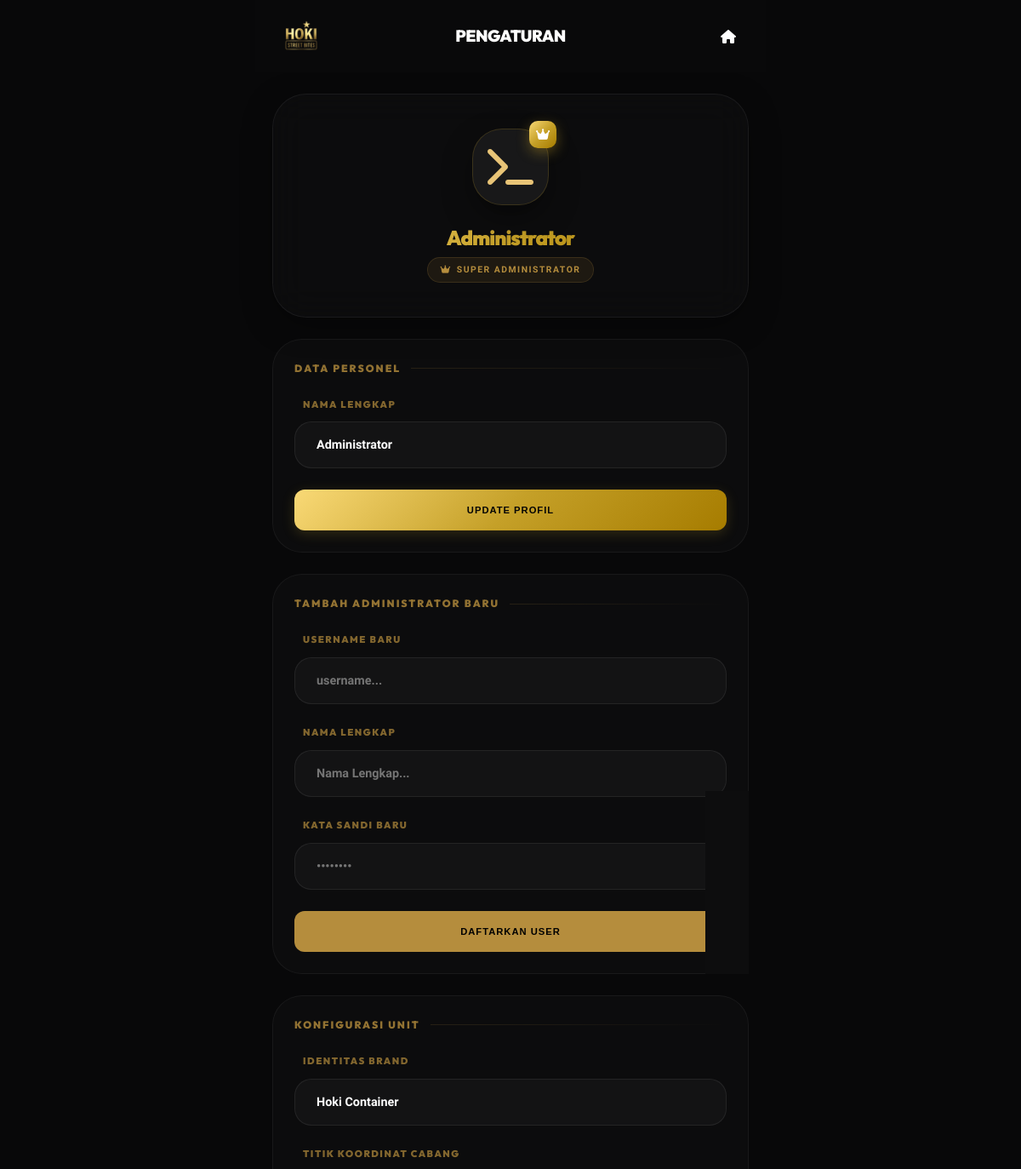
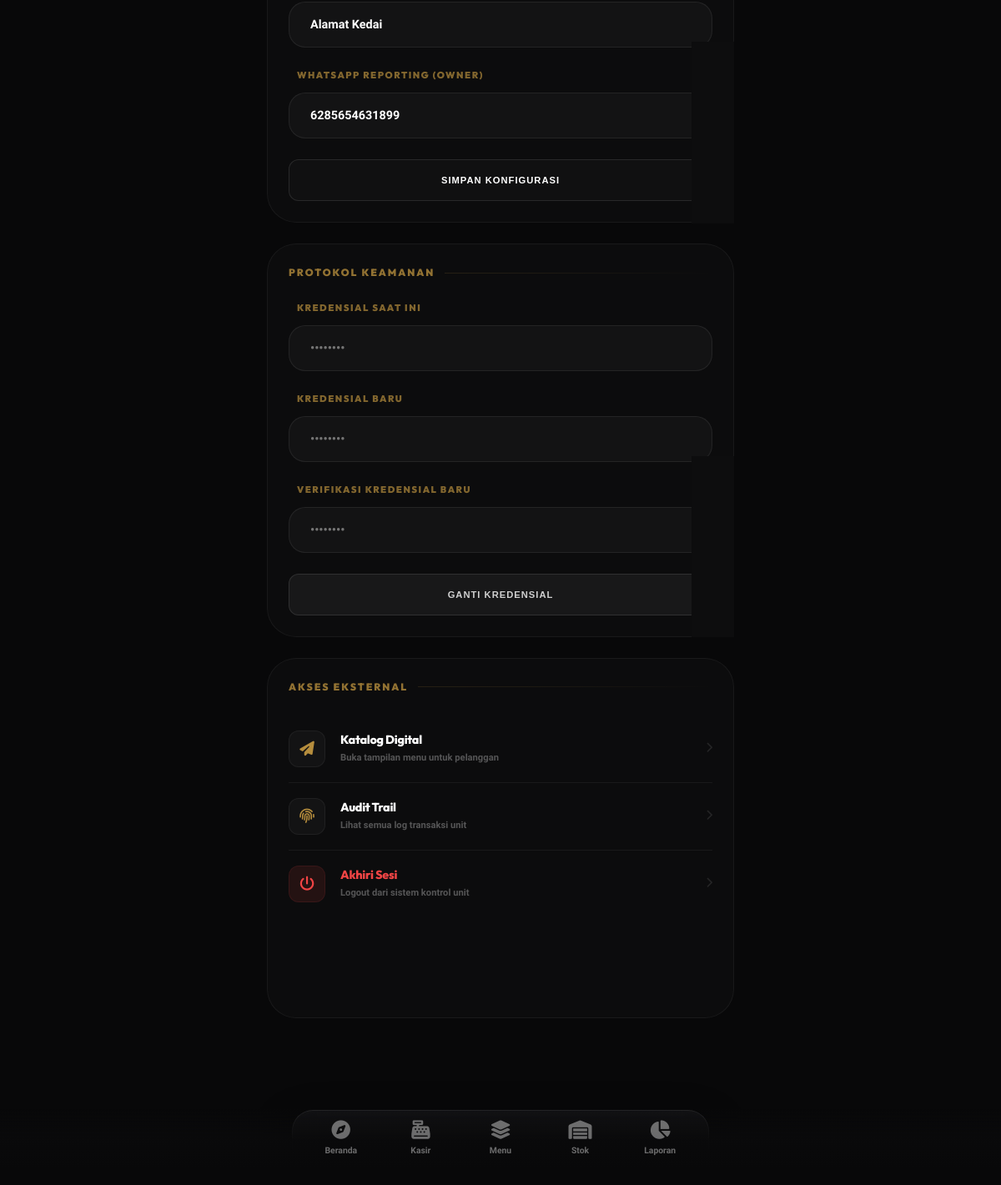
Screenshot of /admin/settings.php (signed in) with the database file from the repository (2 pictures, top to bottom).
### tables this page shows
CREATE TABLE IF NOT EXISTS users (
    id INT AUTO_INCREMENT PRIMARY KEY,
    username VARCHAR(50) NOT NULL UNIQUE,
    password VARCHAR(255) NOT NULL,
    name VARCHAR(100) NOT NULL,
    role ENUM('owner', 'admin') DEFAULT 'admin',
    created_at TIMESTAMP DEFAULT CURRENT_TIMESTAMP
);

CREATE TABLE IF NOT EXISTS settings (
    id INT AUTO_INCREMENT PRIMARY KEY,
    setting_key VARCHAR(50) NOT NULL UNIQUE,
    setting_value TEXT,
    updated_at TIMESTAMP DEFAULT CURRENT_TIMESTAMP ON UPDATE CURRENT_TIMESTAMP
);

### includes/functions.php (called while the page is built, shortened)
<?php
function isLoggedIn() {
    return isset($_SESSION['user_id']);
}
function getUser() {
    global $pdo;
    $stmt = $pdo->prepare("SELECT * FROM users WHERE id = ?");
    $stmt->execute([$_SESSION['user_id']]);
    return $stmt->fetch();
}
function getSetting($key) {
    global $pdo;
    $stmt = $pdo->prepare("SELECT setting_value FROM settings WHERE setting_key = ?");
    $stmt->execute([$key]);
    $result = $stmt->fetch();
    return $result ? $result['setting_value'] : null;
}

### admin/settings.php (the view, shortened to what this page needs)
<?php
require_once __DIR__ . '/../config/database.php';
require_once __DIR__ . '/../includes/functions.php';
$user = getUser();
$storeName = getSetting('store_name') ?: 'Hoki Container';
?>
<!DOCTYPE html>
<html lang="id">
<head>
    <link rel="stylesheet" href="https://cdn.jsdelivr.net/npm/@fortawesome/fontawesome-free@6.5.1/css/all.min.css">
    <link rel="stylesheet" href="../assets/css/style.css?v=1.2.5">
    <link rel="stylesheet" href="https://cdn.jsdelivr.net/npm/@fortawesome/fontawesome-free@6.5.1/css/all.min.css">
    <link rel="stylesheet" href="../assets/css/style.css?v=1.2.5">
</head>
<body class="admin-page">
    <div class="app-container">
        <header class="header-aligned-luxury animate-up">
            <div class="header-brand-luxury">
                <img src="../assets/img/logo.png" class="header-logo-luxury">
            </div>
            <h1 class="font-heavy">Pengaturan</h1>
            <div class="header-action">
                <a href="dashboard.php">
                    <i class="fas fa-house"></i>
                </a>
            </div>
        </header>
        <section class="profile-card-bespoke luxury-glass animate-up" style="animation-delay: 0.05s;">
            <div class="profile-avatar-bespoke">
                <i class="fas fa-terminal"></i>
            </div>
            <h2 class="gold-gradient-text" style="font-family: 'Outfit', sans-serif; font-weight: 950;"><?= htmlspecialchars($user['name']) ?></h2>
            <div class="badge-vip"><i class="fas fa-crown"></i> Super Administrator</div>
        </section>
        <section class="setting-section-bespoke animate-up" style="animation-delay: 0.1s;">
            <div class="section-label-bespoke">Data Personel</div>
            <form method="POST">
                <div class="form-group-bespoke">
                    <label>Nama Lengkap</label>
                    <input type="text" name="name" value="<?= htmlspecialchars($user['name']) ?>" required class="input-premium-bespoke" placeholder="Nama Anda...">
                </div>
                <button type="submit" class="btn-premium btn-premium-primary" style="width: 100%; padding: 18px;">UPDATE PROFIL</button>
            </form>
        </section>
        <section class="setting-section-bespoke animate-up" style="animation-delay: 0.12s;">
            <div class="section-label-bespoke">Tambah Administrator Baru</div>
            <form method="POST">
                <div class="form-group-bespoke">
                    <label>Username Baru</label>
                    <input type="text" name="new_username" required class="input-premium-bespoke" placeholder="username...">
                </div>
                <div class="form-group-bespoke">
                    <label>Nama Lengkap</label>
                    <input type="text" name="new_name" required class="input-premium-bespoke" placeholder="Nama Lengkap...">
                </div>
                <div class="form-group-bespoke">
                    <label>Kata Sandi Baru</label>
                    <input type="password" name="new_user_password" required class="input-premium-bespoke" placeholder="••••••••">
                </div>
                <button type="submit" class="btn-premium" style="width: 100%; padding: 18px; background: var(--gold-luxury); color: #000; border: none;">DAFTARKAN USER</button>
            </form>
        </section>
        <section class="setting-section-bespoke animate-up" style="animation-delay: 0.15s;">
            <div class="section-label-bespoke">Konfigurasi Unit</div>
            <form method="POST">
                <div class="form-group-bespoke">
                    <label>Identitas Brand</label>
                    <input type="text" name="store_name" value="<?= htmlspecialchars($storeName) ?>" class="input-premium-bespoke" placeholder="Nama Brand...">
                </div>
                <div class="form-group-bespoke">
                    <label>Titik Koordinat Cabang</label>
                    <input type="text" name="store_address" value="<?= htmlspecialchars(getSetting('store_address') ?: '') ?>" class="input-premium-bespoke" placeholder="Alamat Lengkap Unit...">
                </div>
                <div class="form-group-bespoke">
                    <label>WhatsApp Reporting (Owner)</label>
                    <input type="text" name="owner_wa" value="<?= htmlspecialchars(getSetting('owner_wa') ?: '') ?>" class="input-premium-bespoke" placeholder="Contoh: 628123456789">
                </div>
                <button type="submit" class="btn-premium" style="width: 100%; padding: 18px; border: 1px solid rgba(255,255,255,0.1); background: rgba(255,255,255,0.02); color: white;">SIMPAN KONFIGURASI</button>
            </form>
        </section>
        <section class="setting-section-bespoke animate-up" style="animation-delay: 0.15s;">
            <div class="section-label-bespoke">Protokol Keamanan</div>
            <form method="POST">
                <div class="form-group-bespoke">
                    <label>Kredensial Saat Ini</label>
                    <input type="password" name="current_password" required class="input-premium-bespoke" placeholder="••••••••">
                </div>
                <div class="form-group-bespoke">
                    <label>Kredensial Baru</label>
                    <input type="password" name="new_password" required class="input-premium-bespoke" placeholder="••••••••">
                </div>
                <div class="form-group-bespoke" style="margin-bottom: 25px;">
                    <label>Verifikasi Kredensial Baru</label>
                    <input type="password" name="confirm_password" required class="input-premium-bespoke" placeholder="••••••••">
                </div>
                <button type="submit" class="btn-premium" style="width: 100%; padding: 18px; background: rgba(255,255,255,0.05);">GANTI KREDENSIAL</button>
            </form>
        </section>
        <section class="setting-section-bespoke setting-list-bespoke animate-up" style="animation-delay: 0.2s;">
            <div class="section-label-bespoke">Akses Eksternal</div>
            <a href="../index.php" target="_blank" class="list-item-bespoke">
                <div class="list-icon-bespoke"><i class="fas fa-paper-plane"></i></div>
                <div class="list-content-bespoke">
                    <h4>Katalog Digital</h4>
                    <p>Buka tampilan menu untuk pelanggan</p>
                </div>
                <i class="fas fa-chevron-right list-chevron-bespoke"></i>
            </a>
            <a href="riwayat.php" class="list-item-bespoke">
                <div class="list-icon-bespoke"><i class="fas fa-fingerprint"></i></div>
                <div class="list-content-bespoke">
                    <h4>Audit Trail</h4>
                    <p>Lihat semua log transaksi unit</p>
                </div>
                <i class="fas fa-chevron-right list-chevron-bespoke"></i>
            </a>
            <a href="logout.php" class="list-item-bespoke" onclick="return confirm('Selesaikan sesi administrasi?')">
                <div class="list-icon-bespoke" style="background: rgba(239, 68, 68, 0.1); color: #ef4444; border-color: rgba(239, 68, 68, 0.1);"><i class="fas fa-power-off"></i></div>
                <div class="list-content-bespoke">
                    <h4 style="color: #ef4444;">Akhiri Sesi</h4>
                    <p>Logout dari sistem kontrol unit</p>
                </div>
                <i class="fas fa-chevron-right list-chevron-bespoke"></i>
            </a>
        </section>
        <div style="text-align: center; color: rgba(255,255,255,0.15); padding: 0 0 50px;">
            <p style="font-size: 0.65rem; font-weight: 900; letter-spacing: 3px; text-transform: uppercase;">POKS v3.0 // Bespoke Edition</p>
        </div>
        <nav class="luxury-bottom-dock">
            <a href="dashboard.php" class="dock-link"><i class="fas fa-compass"></i><span>Beranda</span></a>
            <a href="kasir.php" class="dock-link"><i class="fas fa-cash-register"></i><span>Kasir</span></a>
            <a href="menu.php" class="dock-link"><i class="fas fa-layer-group"></i><span>Menu</span></a>
            <a href="stok.php" class="dock-link"><i class="fas fa-warehouse"></i><span>Stok</span></a>
            <a href="laporan.php" class="dock-link"><i class="fas fa-chart-pie"></i><span>Laporan</span></a>
        </nav>
    </div>
</body>
</html>

### admin/settings.php (style rules this page uses)
body { background-color: var(--dark-deep) !important; color: var(--white); }
.app-container { background-color: var(--dark-deep) !important; min-height: 100vh; }
.profile-card-bespoke { margin: 25px 20px; padding: 40px 25px; border-radius: 40px; text-align: center; position: relative; overflow: hidden; }
.profile-avatar-bespoke { width: 90px; height: 90px; background: rgba(255,255,255,0.05); border-radius: 35px; display: flex; align-items: center; justify-content: center; margin: 0 auto 20px; font-size: 3rem; color: var(--gold-bright); position: relative; border: 1px solid rgba(197, 160, 40, 0.2); box-shadow: 0 15px 35px rgba(0,0,0,0.4); }
.profile-avatar-bespoke::after { content: '\f521'; font-family: 'Font Awesome 6 Free'; font-weight: 900; position: absolute; top: -10px; right: -10px; background: var(--primary-gradient); width: 32px; height: 32px; border-radius: 10px; font-size: 0.9rem; display: flex; align-items: center; justify-content: center; color: white; box-shadow: 0 5px 15px rgba(197, 160, 40, 0.4); }
.profile-card-bespoke h2 { font-family: 'Outfit', sans-serif; font-size: 1.5rem; font-weight: 950; letter-spacing: -1px; margin-bottom: 5px; }
.profile-card-bespoke .badge-vip { display: inline-flex; align-items: center; gap: 6px; padding: 6px 15px; background: rgba(181, 141, 61, 0.1); color: var(--gold-luxury); border-radius: 20px; font-size: 0.65rem; font-weight: 900; text-transform: uppercase; letter-spacing: 1.5px; border: 1px solid rgba(181, 141, 61, 0.2); }
.setting-section-bespoke { background: rgba(255,255,255,0.02); border: 1px solid rgba(255,255,255,0.05); border-radius: 35px; margin: 0 20px 25px; padding: 25px; }
.section-label-bespoke { font-family: 'Outfit', sans-serif; font-size: 0.75rem; font-weight: 950; text-transform: uppercase; letter-spacing: 2px; color: var(--gold-luxury); margin-bottom: 25px; display: flex; align-items: center; gap: 12px; opacity: 0.8; }
.section-label-bespoke::after { content: ''; flex: 1; height: 1px; background: linear-gradient(to right, rgba(181,141,61,0.2), transparent); }
.form-group-bespoke { margin-bottom: 25px; }
.form-group-bespoke label { font-family: 'Outfit', sans-serif; font-size: 0.7rem; font-weight: 900; color: var(--gold-luxury); display: block; margin-bottom: 12px; padding-left: 10px; text-transform: uppercase; letter-spacing: 1.5px; opacity: 0.7; }
.input-premium-bespoke { width: 100%; background: rgba(255, 255, 255, 0.03); border: 1px solid rgba(255, 255, 255, 0.07); border-radius: 20px; padding: 18px 25px; color: white; font-family: 'Plus Jakarta Sans', sans-serif; font-size: 0.9rem; font-weight: 600; transition: all 0.3s ease; outline: none; box-sizing: border-box; }
.setting-list-bespoke { padding-bottom: 120px; }
.list-item-bespoke { display: flex; align-items: center; gap: 18px; padding: 18px 0; text-decoration: none; color: white; border-bottom: 1px solid rgba(255,255,255,0.05); transition: all 0.2s; }
.list-item-bespoke:last-child { border-bottom: none; }
.list-icon-bespoke { width: 44px; height: 44px; background: rgba(255,255,255,0.03); border-radius: 12px; display: flex; align-items: center; justify-content: center; font-size: 1.1rem; color: var(--gold-luxury); border: 1px solid rgba(255,255,255,0.05); }
.list-content-bespoke { flex: 1; }
.list-content-bespoke h4 { font-size: 0.9rem; font-weight: 800; margin-bottom: 3px; }
.list-content-bespoke p { font-size: 0.7rem; color: rgba(255,255,255,0.3); font-weight: 600; }
.list-chevron-bespoke { font-size: 0.8rem; color: rgba(255,255,255,0.1); }

### rows the page displays
users: name "Administrator"
settings: store_name "Hoki Container"
settings: store_address "Alamat Kedai"
settings: owner_wa "6285654631899"
